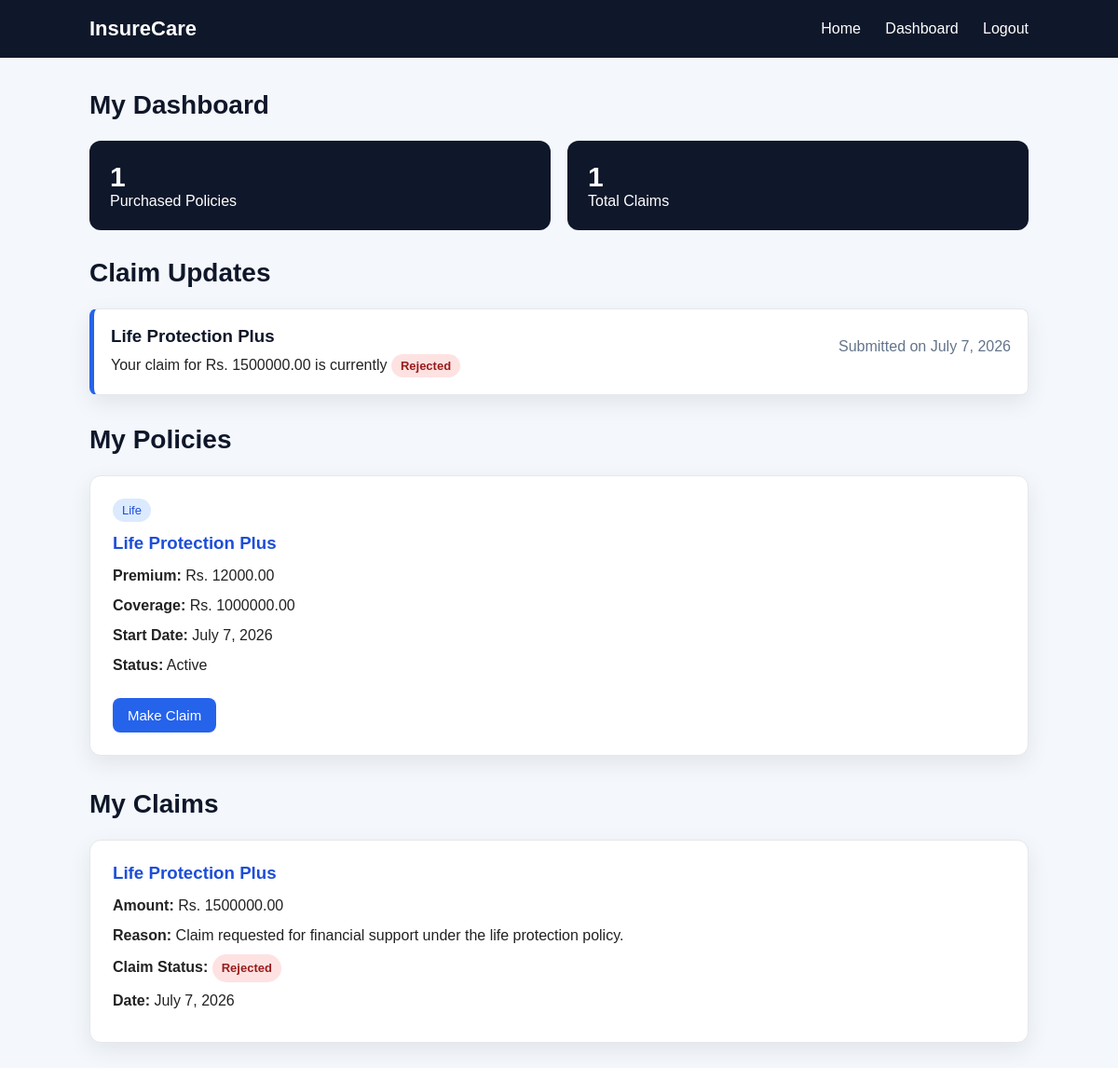
The app's page /dashboard/ (signed in) with its own data.
### insurance/models.py (models this page shows, shortened)
class Claim(models.Model):
    STATUS_CHOICES = [
        ('Pending', 'Pending'),
        ('Approved', 'Approved'),
        ('Rejected', 'Rejected'),
    ]
    customer_policy = models.ForeignKey(CustomerPolicy, on_delete=models.CASCADE)
    claim_amount = models.DecimalField(max_digits=10, decimal_places=2)
    reason = models.TextField()
    status = models.CharField(max_length=20, choices=STATUS_CHOICES, default='Pending')
    claim_date = models.DateField(auto_now_add=True)

class CustomerPolicy(models.Model):
    customer = models.ForeignKey(Customer, on_delete=models.CASCADE)
    policy = models.ForeignKey(Policy, on_delete=models.CASCADE)
    start_date = models.DateField(auto_now_add=True)
    is_active = models.BooleanField(default=True)

class Policy(models.Model):
    POLICY_TYPES = [
        ('Health', 'Health Insurance'),
        ('Life', 'Life Insurance'),
        ('Vehicle', 'Vehicle Insurance'),
        ('Home', 'Home Insurance'),
    ]
    name = models.CharField(max_length=100)
    policy_type = models.CharField(max_length=50, choices=POLICY_TYPES)
    premium_amount = models.DecimalField(max_digits=10, decimal_places=2)
    coverage_amount = models.DecimalField(max_digits=12, decimal_places=2)
    duration_years = models.PositiveIntegerField()
    description = models.TextField()

### insurance/views.py (the view)
# urls.py: path('dashboard/', views.dashboard, name='dashboard'),
@login_required
def dashboard(request):
    if request.user.is_staff:
        return redirect('admin_dashboard')
    customer = Customer.objects.filter(user=request.user).first()
    if customer is None:
        return redirect('home')
    policies = CustomerPolicy.objects.filter(customer=customer)
    claims = Claim.objects.filter(customer_policy__customer=customer)
    return render(request, 'insurance/dashboard.html', {
        'policies': policies,
        'claims': claims,
    })

### insurance/templates/insurance/dashboard.html
{% extends 'insurance/base.html' %}
{% block content %}
<h2 class="section-title">My Dashboard</h2>
<div class="dashboard-stats">
    <div class="stat-box">
        <h3>{{ policies.count }}</h3>
        <p>Purchased Policies</p>
    </div>
    <div class="stat-box">
        <h3>{{ claims.count }}</h3>
        <p>Total Claims</p>
    </div>
</div>
<h2 class="section-title">Claim Updates</h2>
<div class="claim-updates">
    {% for claim in claims %}
        <div class="claim-update">
            <div>
                <h3>{{ claim.customer_policy.policy.name }}</h3>
                <p>Your claim for Rs. {{ claim.claim_amount }} is currently
                    <span class="status status-{{ claim.status|lower }}">{{ claim.status }}</span>
                </p>
            </div>
            <p class="muted">Submitted on {{ claim.claim_date }}</p>
        </div>
    {% empty %}
        <p class="empty">No claim updates yet. Submitted claims will appear here with Pending, Approved, or Rejected status.</p>
    {% endfor %}
</div>
<h2 class="section-title">My Policies</h2>
<div class="card-grid">
    {% for item in policies %}
        <div class="card">
            <span class="badge">{{ item.policy.policy_type }}</span>
            <h3>{{ item.policy.name }}</h3>
            <p><strong>Premium:</strong> Rs. {{ item.policy.premium_amount }}</p>
            <p><strong>Coverage:</strong> Rs. {{ item.policy.coverage_amount }}</p>
            <p><strong>Start Date:</strong> {{ item.start_date }}</p>
            {% if item.is_active %}
                <p><strong>Status:</strong> Active</p>
            {% else %}
                <p><strong>Status:</strong> Inactive</p>
            {% endif %}
            <a class="btn" href="{% url 'make_claim' item.id %}">Make Claim</a>
        </div>
    {% empty %}
        <p class="empty">You have not purchased any policy yet.</p>
    {% endfor %}
</div>
<br><br>
<h2 class="section-title">My Claims</h2>
<div class="card-grid">
    {% for claim in claims %}
        <div class="card">
            <h3>{{ claim.customer_policy.policy.name }}</h3>
            <p><strong>Amount:</strong> Rs. {{ claim.claim_amount }}</p>
            <p><strong>Reason:</strong> {{ claim.reason }}</p>
            <p><strong>Claim Status:</strong> <span class="status status-{{ claim.status|lower }}">{{ claim.status }}</span></p>
            <p><strong>Date:</strong> {{ claim.claim_date }}</p>
        </div>
    {% empty %}
        <p class="empty">No claims submitted yet.</p>
    {% endfor %}
</div>
{% endblock %}

### insurance/static/insurance/style.css (style rules this page uses)
* { margin: 0; padding: 0; box-sizing: border-box; }
body { font-family: Arial, sans-serif; background: #f4f7fb; color: #222; }
.section-title { margin-bottom: 22px; font-size: 28px; color: #0f172a; }
.card-grid { display: grid; grid-template-columns: repeat(auto-fit, minmax(260px, 1fr)); gap: 22px; }
.card { background: white; padding: 24px; border-radius: 12px; box-shadow: 0 8px 24px rgba(15, 23, 42, 0.08); border: 1px solid #e5e7eb; }
.card h3 { color: #1d4ed8; margin-bottom: 12px; }
.card p { margin: 8px 0; line-height: 1.5; }
.badge { display: inline-block; background: #dbeafe; color: #1d4ed8; padding: 5px 10px; border-radius: 20px; font-size: 13px; margin-bottom: 12px; }
.btn { display: inline-block; margin-top: 15px; background: #2563eb; color: white; padding: 10px 16px; border-radius: 8px; text-decoration: none; border: none; cursor: pointer; font-size: 15px; }
.dashboard-stats { display: grid; grid-template-columns: repeat(auto-fit, minmax(180px, 1fr)); gap: 18px; margin-bottom: 30px; }
.stat-box { background: #0f172a; color: white; padding: 22px; border-radius: 12px; }
.stat-box h3 { font-size: 30px; }
.claim-updates { display: grid; gap: 14px; margin-bottom: 32px; }
.claim-update { background: white; border: 1px solid #e5e7eb; border-left: 5px solid #2563eb; border-radius: 8px; box-shadow: 0 8px 24px rgba(15, 23, 42, 0.08); display: flex; justify-content: space-between; gap: 18px; padding: 18px; }
.claim-update h3 { color: #0f172a; margin-bottom: 8px; }
.status { display: inline-block; padding: 5px 10px; border-radius: 20px; font-size: 13px; font-weight: bold; }
.status-rejected { background: #fee2e2; color: #991b1b; }
.muted { color: #64748b; line-height: 1.5; margin: 10px 0 18px; }

### records on screen
Claim: customer_policy.policy.name "Life Protection Plus", claim_amount "1500000.00", status "Rejected", claim_date "July 7, 2026", reason "Claim requested for financial support under the life protection policy."
CustomerPolicy: policy.policy_type "Life", policy.name "Life Protection Plus", policy.premium_amount "12000.00", policy.coverage_amount "1000000.00", start_date "July 7, 2026", shows "Status:", is_active "Active"

### other values on screen
{{ policies.count }} "1"
{{ claims.count }} "1"
